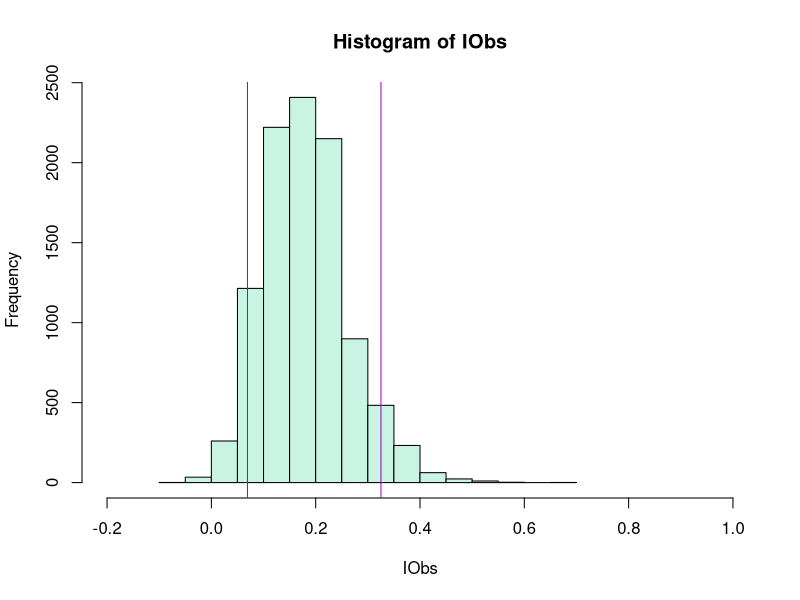
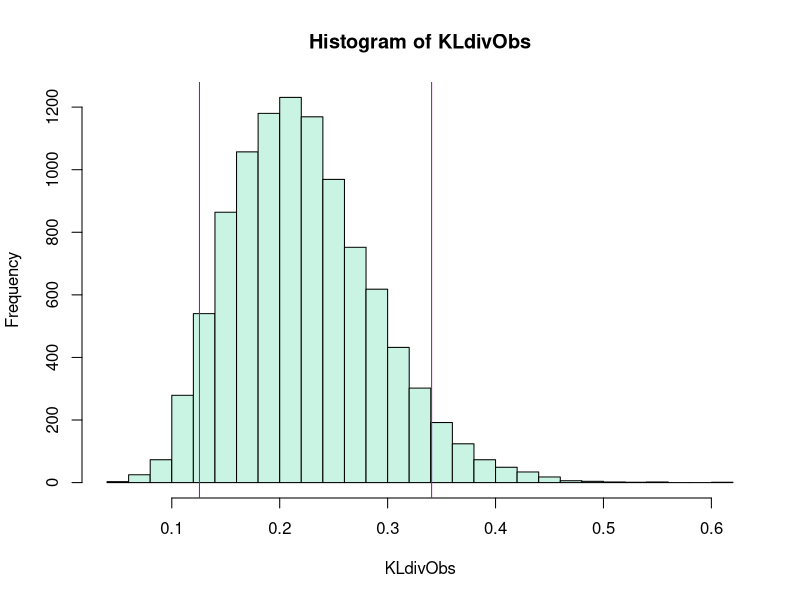

Recreate these plots in R, in order.
# FND-STA-Information_theory.R
#
# Purpose:  A Bioinformatics Course:
#              R code accompanying the FND-STA-Information_theory unit.
#
# Version:  0.2
#
# Date:     2017  MM  DD
# Author:   Boris Steipe (boris.steipe@utoronto.ca)
#
# Versions:
#           0.2    Under development
#           0.1    First code copied from 2016 material.
#
#
# TODO:
#
#
# == DO NOT SIMPLY  source()  THIS FILE! =======================================
#
# If there are portions you don't understand, use R's help system, Google for an
# answer, or ask your instructor. Don't continue if you don't understand what's
# going on. That's not how it works ...
#
# ==============================================================================



# = 1 ___Section___

# What level of information is "significant"

# Assume the background distribution is the database frequencies of
# amino acids:

AAref <- numeric()  # Uniprot frequencies October 2017, slightly adjusted to
# sum to 1.0
AAref["A"] <- 0.0904
AAref["C"] <- 0.0123
AAref["D"] <- 0.0545
AAref["E"] <- 0.0617
AAref["F"] <- 0.0394
AAref["G"] <- 0.0724
AAref["H"] <- 0.0221
AAref["I"] <- 0.0573
AAref["K"] <- 0.0504
AAref["L"] <- 0.0986
AAref["M"] <- 0.0240
AAref["N"] <- 0.0392
AAref["P"] <- 0.0486
AAref["Q"] <- 0.0381
AAref["R"] <- 0.0570
AAref["S"] <- 0.0673
AAref["T"] <- 0.0558
AAref["V"] <- 0.0686
AAref["W"] <- 0.0129
AAref["Y"] <- 0.0294
sum(AAref)

# Function to calculate Shannon entropy
H <- function(v) {
  # Shannon entropy (bits)
  return(-sum(v * (log(v) / log(2))))
}


# Entropy of the database frequencies (in bits):
(Href <- H(AAref))

# for comparison: entropy if all amino acids are equiprobable
H(rep(0.05, 20))


# Set up a simulation to estimate the distribution of Information values
# from random sequences drawn from AAref. This is the distribution for the
# statistical null hypothesis:
nObs <- 15                      # number of observations (e.g aligned sequences)
# nObs <- 80
nTrials <- 10000                # number of trials
IObs <- numeric(nTrials)        # vector to store Information in each trial
simCounts <- numeric(20)        # vector to tabulate our information ...
names(simCounts) <- names(AAref)# ... with the names of AAref


for (i in 1:nTrials) {  # simulate ...

  # sample AAref letters, nObs times, with the probabilities of AAref:
  AAobs <- sample(names(AAref), size = nObs, prob = AAref, replace = TRUE)

  x <- table(AAobs)                            # table simulated observations
  simCounts[1:20] <- rep(0, length(simCounts)) # initialize simCounts to 0
  simCounts[names(x)] <- x                     # overwrite with observed counts
  simCounts <- simCounts + 0.5                 # add Jeffreys' pseudocounts
  Hobs <- H(simCounts/sum(simCounts))          # counts to frequency, calc. H
  IObs[i] <- Href - Hobs                       # store information
}

# evaluate
hist(IObs, col = "#C9F4E3", xlim = c(-0.2, 1.0), breaks = 25)
abline(v = quantile(IObs, c(0.05, 0.95)), col = "#AA00CC")

# The purple lines are drawn at the 5% quantiles of the Iobs distributions -
# i.e. an actual observation that lies outside the purple lines is deemed
# "significant"(1)(2). Of course, this is only true to the degree that the
# database frequencies are a valid model for the null-hypothesis on the
# sequence position we are considering here.

#  (1) If we use 5% quantiles, this means a value is significantly larger
#      than expected, and we ignore cases when the value is < 0; if we
#      consider both smaller and larger values, we need to use 2.5% quantiles,
#      since 5% of all observations lie outside the 0.025 and 0.975
#      quantiles.
#
#  (2) For an actual observation of counts, we calculate its observed
#      _empirical_p_Value_ as (nCounts + 1)/(nTotal + 1).


# You can probably now appreciate that information is a bit of a shortcut for
# biological sequences, and does not really take the different inherent
# frequencies based on the character of the amino acids into account. For
# example, L is the most frequent and C is the least frequent, but if we have an
# alignment of 1000 sequences and we see that the frequencies for L and C are
# swapped, that would be _very_ surprising - nevertheless, the information would
# be 0. In order to take that into account, we should actually compute
# Kullback-Leibler divergences.


# Swap C and L frequencies
p <- AAref
q <- AAref
q["L"] <- AAref["C"]
q["C"] <- AAref["L"]
H(p)
H(q)

KLdiv <- function(p, q) {
  # p and q are two pmfs of discrete probability distributions
  # with the same outcomes, which are nowhere 0.
  # Value:  Kullback-Leibler divergence  sum(p * log( p / q))).

  if (length(p) != length(q)) {
    stop("PANIC: input vector lengths differ!")
  }
  if (any(c((p == 0), (q == 0)))) {
    stop("PANIC: 0's found in input vectors!")
  }

  return(sum(p * log( p / q )))
}

KLdiv(p, p)
KLdiv(p, q)


nObs <- 15                      # number of observations (e.g aligned sequences)
# nObs <- 80
nTrials <- 10000                # number of trials
KLdivObs <- numeric(nTrials)        # vector to store Information in each trial
simCounts <- numeric(20)        # vector to tabulate our information ...
names(simCounts) <- names(AAref)# ... with the names of AAref


for (i in 1:nTrials) {  # simulate ...

  # sample AAref letters, nObs times, with the probabilities of AAref:
  AAobs <- sample(names(AAref), size = nObs, prob = AAref, replace = TRUE)

  x <- table(AAobs)                            # table simulated observations
  simCounts[1:20] <- rep(0, length(simCounts)) # initialize simCounts to 0
  simCounts[names(x)] <- x                     # overwrite with observed counts
  simCounts <- simCounts + 0.5                 # add Jeffreys' pseudocounts
  simCounts <- simCounts/sum(simCounts)        # counts to frequency
  KLdivObs[i] <- sum(simCounts * log( simCounts / AAref )) # store KLdiv
}

# evaluate
hist(KLdivObs, col = "#C9F4E3", breaks = 25)
abline(v = quantile(KLdivObs, c(0.05, 0.95)), col = "#AA00CC")
quantile(KLdivObs, 0.992)

# Running the simulation with KL does not give a fundamentally
# different behaviour - since we are just randomly sampling. But KL would be
# more sensitive in case there is biological selection, where the sampling is no
# longer random. If I run the same simulation, with nObs <- 80 but calculating
# KLdiv instead of information, I get a 5% quantile at 0.15 - but the C/L
# frequency swap gives me a KL divergence of 0.18 - this is significant at p =
# 0.008 - (remember, Information is 0 in this case). So that's actually quite a
# nice addition to the toolbox.


# [END]
